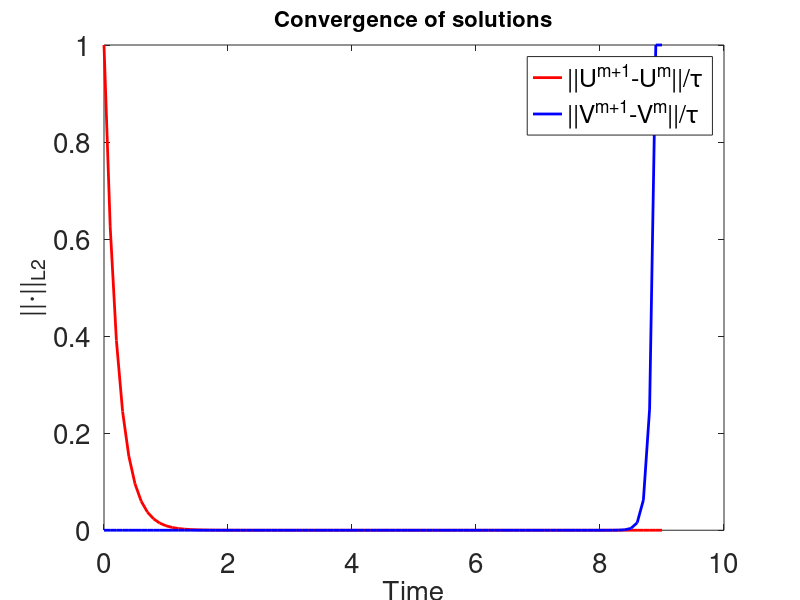

This figure's MATLAB source:
%% This script solves schnakenberg reaction kinetics on a fixed square.
% Wakil Sarfaraz   30/11/15

tic
clear all; close all; clc;
xmax = 1;
tm = 9;
dt = .1;
M = tm/dt;
du = 1;
dv = 1;
a = .1;
b = .9;
gam = 50;
eps = .01;
N =64; 
X = linspace(0,xmax,N+1);
T = linspace(0,tm,M+1); 
[x, y] = meshgrid(X,X);                        
x =x(:);  
y =y(:);  
NNODES = (N+1)^2;
U = zeros(NNODES,1);
V = zeros(NNODES,1); 
NTRI = 2*N^2;  
LNODES = zeros(NTRI,3); 
for i = 1:N
    for j = 1: N
        LNODES(i+2*(j-1)*N,1) = i+(j-1)*(N+1);
        LNODES(i+2*(j-1)*N,2) = i+j*(N+1);  
        LNODES(i+2*(j-1)*N,3) = (i+1)+(j-1)*(N+1); 
        
        LNODES(i+N+2*(j-1)*N,1) = i+1+j*(N+1); 
        LNODES(i+N+2*(j-1)*N,2) = (i+1)+(j-1)*(N+1);
        LNODES(i+N+2*(j-1)*N,3) = i+j*(N+1);
                                   
    end
end
for i = 1 : NNODES
    
        U(i) = a + b +0.05*(cos(6*pi*(x(i)))*cos(6*pi*y(i)));
    V(i) = b/(a+b)^2+0.05*(cos(6*pi*x(i))*cos(6*pi*x(i)));
% 
%     U(i) = a + b +0.001*(cos(4*pi*(x(i)))*cos(4*pi*y(i)));
%     V(i) = b/(a+b)^2+0.001*(cos(4*pi*x(i))*cos(4*pi*x(i)));

% U(i) = 0.919145 + 0.0016*cos(4*pi*(x(i)+y(i)))+0.01*(cos(1*pi*x(i))+...
%     cos(2*pi*x(i))+cos(3*pi*x(i))+cos(4*pi*x(i))+cos(5*pi*x(i))+...
%     cos(6*pi*x(i))+cos(7*pi*x(i))+cos(8*pi*x(i)));
% V(i) = 0.937903 + 0.0016*cos(4*pi*(x(i)+y(i)))+0.01*(cos(1*pi*x(i))+...
%     cos(2*pi*x(i))+cos(3*pi*x(i))+cos(4*pi*x(i))+cos(5*pi*x(i))+...
%     cos(6*pi*x(i))+cos(7*pi*x(i))+cos(8*pi*x(i)));

% U(i) = a + b + 0.0016*cos(6*pi*(x(i)+y(i)))+.001*(cos(1*pi*x(i))+...
%     cos(2*pi*x(i))+cos(3*pi*x(i))+cos(4*pi*x(i))+cos(5*pi*x(i))+...
%     cos(6*pi*x(i))+cos(7*pi*x(i))+cos(8*pi*x(i)));
% V(i) = b/(a+b)^2 + 0.0016*cos(6*pi*(x(i)+y(i)))+.001*(cos(1*pi*x(i))+...
%     cos(2*pi*x(i))+cos(3*pi*x(i))+cos(4*pi*x(i))+cos(5*pi*x(i))+...
%     cos(6*pi*x(i))+cos(7*pi*x(i))+cos(8*pi*x(i)));

end
SPSM = sparse(NNODES, NNODES);
SPMM = sparse(NNODES, NNODES);
SPC = sparse(NNODES,NNODES);
SPD =sparse (NNODES,NNODES);

A = zeros(NNODES,1);


RHSU = zeros(NNODES,1);         
RHSV = zeros(NNODES,1);

for n = 1: NTRI
    r1 = [x(LNODES(n,1)) y(LNODES(n,1))];
    r2 = [x(LNODES(n,2)) y(LNODES(n,2))];
    r3 = [x(LNODES(n,3)) y(LNODES(n,3))];
    J = [r2(1)-r1(1) r2(2)-r1(2); r3(1)-r1(1) r3(2)-r1(2)]; 
StiffL = (1/(2*det(J)))* [(r2-r3)*(r2-r3)' (r2-r3)*(r3-r1)' (r2-r3)*(r1-r2)';...
           (r2-r3)*(r3-r1)' (r3-r1)*(r3-r1)' (r3-r1)*(r1-r2)';...
           (r2-r3)*(r1-r2)' (r3-r1)*(r1-r2)' (r1-r2)*(r1-r2)'];
       ksi = [0 1/2]';
       eta = [0 1/2]';
       xx = [(1-ksi(1)-eta(1))*r1(1)+ksi(1)*r2(1)+eta(1)*r3(1) (1-ksi(2)-eta(2))*r1(1)+ksi(2)*r2(1)+eta(2)*r3(1)]';
       yy = [(1-ksi(1)-eta(1))*r1(2)+ksi(1)*r2(2)+eta(1)*r3(2) (1-ksi(2)-eta(2))*r1(2)+ksi(2)*r2(2)+eta(2)*r3(2)]';
 MassL = det(J)*[1/12 1/24 1/24; 1/24 1/12 1/24; 1/24 1/24 1/12];
 CL = det(J)/360*[12*U(LNODES(n,1))*V(LNODES(n,1))+3*(U(LNODES(n,1))*V(LNODES(n,2))+U(LNODES(n,2))*V(LNODES(n,1))+...
     U(LNODES(n,1))*V(LNODES(n,3))+U(LNODES(n,3))*V(LNODES(n,1)))+2*(U(LNODES(n,2))*V(LNODES(n,2))+U(LNODES(n,3))*V(LNODES(n,3)))+...
     U(LNODES(n,2))*V(LNODES(n,3))+U(LNODES(n,3))*V(LNODES(n,2)) 3*(U(LNODES(n,1))*V(LNODES(n,1))+U(LNODES(n,2))*V(LNODES(n,2)))+...
     2*(U(LNODES(n,1))*V(LNODES(n,2))+U(LNODES(n,2))*V(LNODES(n,1)))+V(LNODES(n,3))*(U(LNODES(n,1))+U(LNODES(n,2))+U(LNODES(n,3)))+...
     U(LNODES(n,3))*(V(LNODES(n,1))+V(LNODES(n,2))) 3*(U(LNODES(n,1))*V(LNODES(n,1))+U(LNODES(n,3))*V(LNODES(n,3)))+2*...
     (U(LNODES(n,1))*V(LNODES(n,3))+U(LNODES(n,3))*V(LNODES(n,1)))+V(LNODES(n,2))*(U(LNODES(n,1))+U(LNODES(n,2))+U(LNODES(n,3)))+...
     U(LNODES(n,2))*(V(LNODES(n,1))+V(LNODES(n,3))); 3*(U(LNODES(n,1))*V(LNODES(n,1))+U(LNODES(n,2))*V(LNODES(n,2)))+...
     2*(U(LNODES(n,1))*V(LNODES(n,2))+U(LNODES(n,2))*V(LNODES(n,1)))+V(LNODES(n,3))*(U(LNODES(n,1))+U(LNODES(n,2))+U(LNODES(n,3)))+...
     U(LNODES(n,3))*(V(LNODES(n,1))+V(LNODES(n,2))) 12*U(LNODES(n,2))*V(LNODES(n,2))+3*(U(LNODES(n,1))*V(LNODES(n,2))+U(LNODES(n,2))*V(LNODES(n,1))+...
     U(LNODES(n,2))*V(LNODES(n,3))+U(LNODES(n,3))*V(LNODES(n,2)))+2*(U(LNODES(n,1))*V(LNODES(n,1))+U(LNODES(n,3))*V(LNODES(n,3)))+...
     U(LNODES(n,1))*V(LNODES(n,3))+U(LNODES(n,3))*V(LNODES(n,1)) 3*(U(LNODES(n,2))*V(LNODES(n,2))+U(LNODES(n,3))*V(LNODES(n,3)))+...
     2*(U(LNODES(n,2))*V(LNODES(n,3))+U(LNODES(n,3))*V(LNODES(n,2)))+V(LNODES(n,1))*(U(LNODES(n,1))+U(LNODES(n,2))+U(LNODES(n,3)))+...
     U(LNODES(n,1))*(V(LNODES(n,2))+V(LNODES(n,3))); 3*(U(LNODES(n,1))*V(LNODES(n,1))+U(LNODES(n,3))*V(LNODES(n,3)))+2*...
     (U(LNODES(n,1))*V(LNODES(n,3))+U(LNODES(n,3))*V(LNODES(n,1)))+V(LNODES(n,2))*(U(LNODES(n,1))+U(LNODES(n,2))+U(LNODES(n,3)))+...
     U(LNODES(n,2))*(V(LNODES(n,1))+V(LNODES(n,3))) 3*(U(LNODES(n,2))*V(LNODES(n,2))+U(LNODES(n,3))*V(LNODES(n,3)))+...
     2*(U(LNODES(n,2))*V(LNODES(n,3))+U(LNODES(n,3))*V(LNODES(n,2)))+V(LNODES(n,1))*(U(LNODES(n,1))+U(LNODES(n,2))+U(LNODES(n,3)))+...
     U(LNODES(n,1))*(V(LNODES(n,2))+V(LNODES(n,3))) 12*U(LNODES(n,3))*V(LNODES(n,3))+3*(U(LNODES(n,1))*V(LNODES(n,3))+...
     U(LNODES(n,3))*V(LNODES(n,1))+U(LNODES(n,2))*V(LNODES(n,3))+U(LNODES(n,3))*V(LNODES(n,2)))+2*(U(LNODES(n,1))*V(LNODES(n,1))+...
     U(LNODES(n,2))*V(LNODES(n,2)))+U(LNODES(n,1))*V(LNODES(n,2))+U(LNODES(n,2))*V(LNODES(n,1))];
DL = det(J)/360*[12*U(LNODES(n,1))^2+6*(U(LNODES(n,1))*U(LNODES(n,2))+U(LNODES(n,1))*U(LNODES(n,3)))+2*(U(LNODES(n,2))^2+...
    U(LNODES(n,3))^2+U(LNODES(n,2))*U(LNODES(n,3))) 4*U(LNODES(n,1))*U(LNODES(n,2))+3*(U(LNODES(n,1))^2+U(LNODES(n,2))^2)+...
    2*(U(LNODES(n,1))*U(LNODES(n,3))+U(LNODES(n,2))*U(LNODES(n,3)))+U(LNODES(n,3))^2 4*U(LNODES(n,1))*U(LNODES(n,3))+...
    3*(U(LNODES(n,1))^2+U(LNODES(n,3))^2)+2*(U(LNODES(n,1))*U(LNODES(n,2))+U(LNODES(n,2))*U(LNODES(n,3)))+...
    U(LNODES(n,2))^2; 4*U(LNODES(n,1))*U(LNODES(n,2))+3*(U(LNODES(n,1))^2+U(LNODES(n,2))^2)+...
    2*(U(LNODES(n,1))*U(LNODES(n,3))+U(LNODES(n,2))*U(LNODES(n,3)))+U(LNODES(n,3))^2 12*U(LNODES(n,2))^2+...
    6*(U(LNODES(n,1))*U(LNODES(n,2))+U(LNODES(n,2))*U(LNODES(n,3)))+2*(U(LNODES(n,1))^2+U(LNODES(n,3))^2+...
    U(LNODES(n,1))*U(LNODES(n,3))) 4*U(LNODES(n,2))*U(LNODES(n,3))+3*(U(LNODES(n,2))^2+U(LNODES(n,3))^2)+...
    2*(U(LNODES(n,1))*U(LNODES(n,2))+U(LNODES(n,1))*U(LNODES(n,3)))+U(LNODES(n,1))^2; 4*U(LNODES(n,1))*U(LNODES(n,3))+...
    3*(U(LNODES(n,1))^2+U(LNODES(n,3))^2)+2*(U(LNODES(n,1))*U(LNODES(n,2))+U(LNODES(n,2))*U(LNODES(n,3)))+...
    U(LNODES(n,2))^2 4*U(LNODES(n,2))*U(LNODES(n,3))+3*(U(LNODES(n,2))^2+U(LNODES(n,3))^2)+...
    2*(U(LNODES(n,1))*U(LNODES(n,2))+U(LNODES(n,1))*U(LNODES(n,3)))+U(LNODES(n,1))^2 12*U(LNODES(n,3))^2+...
    6*(U(LNODES(n,1))*U(LNODES(n,3))+U(LNODES(n,2))*U(LNODES(n,3)))+2*(U(LNODES(n,1))^2+U(LNODES(n,2))^2+...
    U(LNODES(n,1))*U(LNODES(n,2)))];
 AL = det(J)/6*[1;1;1];
       for i = 1 : 3 
           for j = 1:3  
               SPSM(LNODES(n,i),LNODES(n,j)) =SPSM(LNODES(n,i),LNODES(n,j))+ StiffL(i,j);
               SPMM(LNODES(n,i),LNODES(n,j)) =SPMM(LNODES(n,i),LNODES(n,j))+ MassL(i,j);
               SPC(LNODES(n,i),LNODES(n,j)) =  SPC(LNODES(n,i),LNODES(n,j))+ CL(i,j);
               SPD(LNODES(n,i),LNODES(n,j)) =  SPD(LNODES(n,i),LNODES(n,j))+ DL(i,j);
           end
       end
       for l = 1 : 3
           A(LNODES(n,l)) = A(LNODES(n,l))+AL(l);
       end   
end



% for i = 1: NNODES
%     if (x(i)==0 || x(i)==xmax || y(i)==0 || y(i)==xmax)
%         RHSU(i) = 1;
%         RHSV(i) = 1;
%         TMatrixU(i,:) = 0;
%         TMatrixV(i,:) = 0;
%         TMatrixU(i,i) = 1;
%         TMatrixV(i,i) = 1;
%     end
% 
% end

%Neumann B.C
for i = 1 : NTRI
    if(x(LNODES(i,1))==0 || x(LNODES(i,2))==0 ||  x(LNODES(i,3))==0)
        U(LNODES(i,3))=U(LNODES(i,1));
    elseif(x(LNODES(i,1))==xmax || x(LNODES(i,2))==xmax ||  x(LNODES(i,3))==xmax)
        U(LNODES(i,1))=U(LNODES(i,3));
    elseif(y(LNODES(i,1))==0 || y(LNODES(i,2))==0 ||  y(LNODES(i,3))==0)
        U(LNODES(i,2))=U(LNODES(i,1));
    elseif(y(LNODES(i,1))==xmax || y(LNODES(i,2))==xmax ||  y(LNODES(i,3))==xmax)
        U(LNODES(i,1))=U(LNODES(i,2));
    end
end

 TMatrixU =  SPMM+dt*du*SPSM;
 TMatrixV =  SPMM+dt*dv*SPSM;
MatrixU = zeros(length(T),length(U));
MatrixV = zeros(length(T),length(V));
for j = 1:M+1
 if(T(j)>=tm/4-eps && T(j)<=tm/4+eps)
     a = b*T(j);
       b = a*T(j);
%  gam =.03*gam*T(j);
% %     gam = 4*T(j)*gam*exp(abs((tm/4-T(j))^2));
    RHSU = (SPMM-dt*gam*SPMM+dt*gam*SPC)*U+dt*gam*a*A;
    RHSV = (SPMM-gam*dt*SPD)*V+dt*gam*b*A;
    U = TMatrixU\RHSU;
    V = TMatrixV\RHSV;
    MatrixU(j,:)= U;
    MatrixV(j,:)= V;
% 
%     
% else if (T(j)>=tm/3-eps && T(j)<=tm/3+eps)
% %     a = a*T(j);
% %     b = b*exp((T(j)-tm/2)^2);
% %      gam = gam*exp(-((T(j)-tm/2-eps)^2)/T(j));
% gam = gam*T(j);
%     RHSU = SPMM*U+dt*gam*a*A;
%     RHSV = SPMM*V+dt*gam*b*A;
%     U = TMatrixU\RHSU;
%     V = TMatrixV\RHSV;
%     MatrixU(j,:)= U;
%     MatrixV(j,:)= V;
% else if (T(j)>=3*tm/4-eps && T(j)<=3*tm/4+eps)
% %     a = a*T(j);
% %     b = b*exp(-(T(j)-3*tm/4)^2);
% %     gam = T(j)*gam/exp(-abs((T(j)-3*tm/4)^2));
% gam = gam/T(j);
%     RHSU = SPMM*U+dt*gam*a*A;
%     RHSV = SPMM*V+dt*gam*b*A;
%     U = TMatrixU\RHSU;
%     V = TMatrixV\RHSV;
%     MatrixU(j,:)= U;
%     MatrixV(j,:)= V;
% %  
%     end
%     end
end
% a = 0.1;
% b = 0.9;

    RHSU = (SPMM-dt*gam*SPMM+dt*gam*SPC)*U+dt*gam*a*A;
    RHSV = (SPMM-gam*dt*SPD)*V+dt*gam*b*A;
    U = TMatrixU\RHSU;
    V = TMatrixV\RHSV;
    MatrixU(j,:)=U;
    MatrixV(j,:)=V;
% figure(1)
% trisurf(LNODES,x,y,U(:,:))
% % colorbar
% shading interp
% xlabel('x','fontsize',20) 
% xlim([0 xmax])
% ylim([0 xmax])
% view(2)
% ylabel('y','fontsize',20)
% zlabel('u & v','fontsize',16)
% title(['Evolution of u at t= ',num2str(T(j))],'fontsize',18)
% title(['Evolution of u at t = 0.1'],'fontsize',18)
% axis equal tight



pause(1e-10) 

end

% 
% figure(1)
% trisurf(LNODES,x,y,1/abs(max(U)-200)*U)
% title('Solution U at t = 10','fontsize',18)
% colorbar
% shading interp
% xlabel('x','fontsize',20) 
% xlim([0 xmax])
% ylim([0 xmax])
% view(2)
% ylabel('y','fontsize',20)
% axis equal tight
%   set(findobj('type','legend'),'fontsize',18)
% set(findobj('type','axes'),'fontsize',18)
 

%figure(2)
L2U = zeros(length(T),1);
L2V = zeros(length(T),1);

for k = 1: length(T)-1
   if (k>=1 && k<=30)
    L2U(k) = sqrt(sum(abs(MatrixU(k+1,:)-MatrixU(k,:)).^2)/(T(j)-T(j-1)));
    L2V(k) = sqrt(sum(abs(MatrixV(k+1,:)-MatrixV(k,:)).^2)/(T(j)-T(j-1)));
   end
    L2U(k) = sqrt(sum(abs(MatrixU(k+1,:)-MatrixU(k,:)).^2)/(T(j)-T(j-1)));
    L2V(k) = sqrt(sum(abs(MatrixV(k+1,:)-MatrixV(k,:)).^2)/(T(j)-T(j-1)));
end

L2U(length(T))=L2U(length(T)-1);
L2V(length(T))=L2V(length(T)-1);
figure(1)
plot(T,1/max(L2U)*L2U,'LineWidth',2,'color','r')

hold on
plot(T,1/max(L2V)*L2V,'LineWidth',2,'color','b')
set(findobj('type','legend'),'fontsize',20)
set(findobj('type','axes'),'fontsize',20)
legend('||U^{m+1}-U^m||/\tau','||V^{m+1}-V^m||/\tau','Location','NorthEast')
xlabel('Time','fontsize',20)
ylabel('||\cdot||_L_2','fontsize',20)
title('Convergence of solutions','fontsize',16)

toc